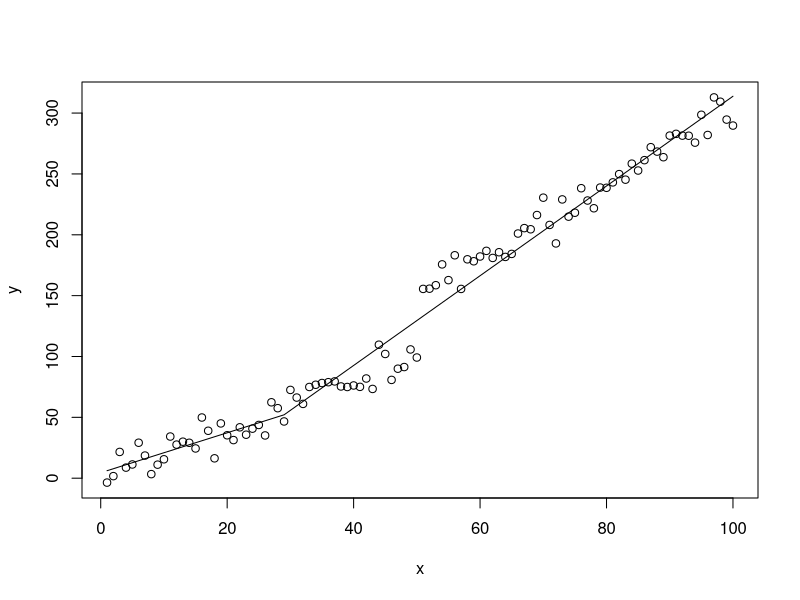

Reproduce this figure in R. (Note: this script raises an error after producing the figure.)
# Generate some sample data
set.seed(123)
x <- 1:100
y <- c(rnorm(50, 2*x[1:50], sd = 10), rnorm(50, 3*x[51:100], sd = 10))
plot(x, y)

# Fit a piecewise linear regression with two segments
library(segmented)
seg.model <- segmented(lm(y ~ x), seg.Z = ~x)
seg.model
lines(x, predict(seg.model))


# Calculate the variance of the intersection point
var1 <- var(predict(seg.model)[x <= seg.model$psi])
var2 <- var(predict(seg.model)[x > seg.model$psi])
var.intersect <- var1 + var2

# Calculate the predicted coefficient of variation
cv.predicted <- sqrt(var.intersect) / mean(x)

# Calculate the confidence interval for the intersection point
alpha <- 0.05  # significance level
df <- length(x) - 4  # degrees of freedom
t.val <- qt(1 - alpha/2, df)  # t-value for two-tailed test
se <- cv.predicted * mean(x) / t.val  # standard error
ci.low <- seg.model$psi - se
ci.high <- seg.model$psi + se
cat("The 95% confidence interval for the intersection point is",
    "[", ci.low, ",", ci.high, "].")


# for constructing the 95% CI based on original paper:
# estimate the variance in the y-values by using the residuals?
# var(resid - predicted)

# Chat GPT says

# Now, if we assume that the errors in the regression lines are normally distributed, then we can use the properties of a bivariate normal distribution to estimate the variance of the x-location of the intersection point x0. Specifically, we can use the fact that the correlation between the predicted y-values for each regression line is equal to the cosine of the angle between the regression lines.
#
# Using some trigonometry, we can show that the cosine of the angle between the regression lines is equal to (b1 - b2) / sqrt(1 + (b1 * b2)), where b1 and b2 are the slopes of the two regression lines.

# # Calculate the slope of each segment of the piecewise linear regression model
# b1 <- coef(lm_left)[1]
# b2 <- coef(lm_right)[2]
#
# # Estimate the variance in the x-location of the intersection point
# var.x0 <- (var1 * var2) / ((b1 - b2)^2 * (1 + (b1 * b2)))

# add
